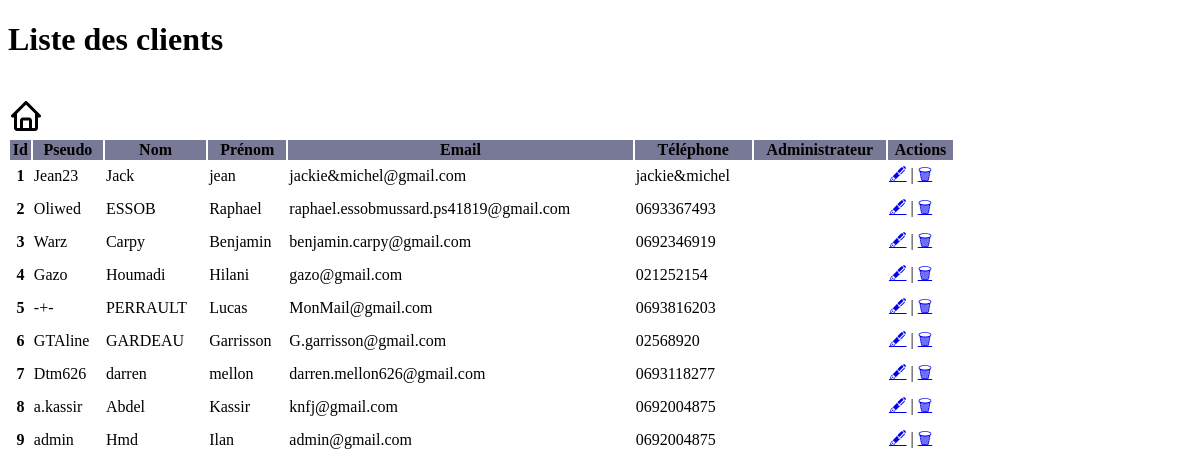
Before: /vueClients.php with the older database file.
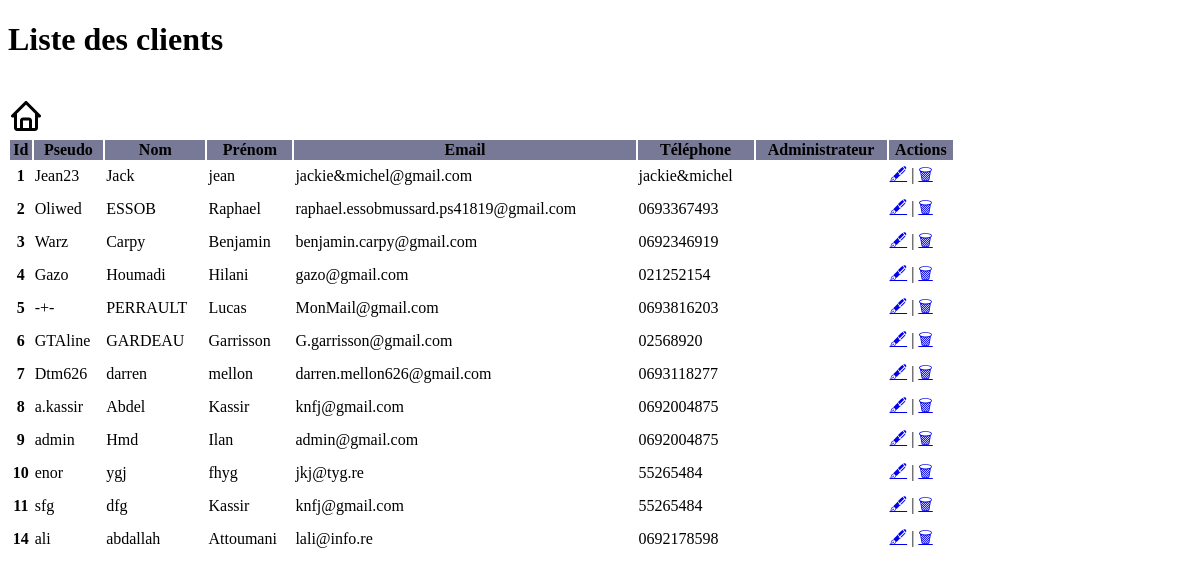
After: the same page with the newer database file.
### tables this page shows
CREATE TABLE `utilisateur` (
  `id` int(11) NOT NULL AUTO_INCREMENT,
  `id_adresse` int(11) DEFAULT NULL,
  `id_commande` int(11) DEFAULT NULL,
  `identifiant_utilisateur` varchar(50) NOT NULL,
  `nom_utilisateur` varchar(50) NOT NULL,
  `prenom_utilisateur` varchar(50) NOT NULL,
  `mail_utilisateur` varchar(50) NOT NULL,
  `tel_utilisateur` varchar(50) NOT NULL,
  `mdp_utilisateur` varchar(200) NOT NULL,
  PRIMARY KEY (`id`),
  KEY `id_adresse` (`id_adresse`),
  KEY `id_commande` (`id_commande`),
  CONSTRAINT `utilisateur_ibfk_1` FOREIGN KEY (`id_adresse`) REFERENCES `adresse_utilisateur` (`id`),
  CONSTRAINT `utilisateur_ibfk_2` FOREIGN KEY (`id_commande`) REFERENCES `commande` (`id`)
);

### connexionDB.php (called while the page is built, shortened)
<?php
class Connexiondb{
    private $host = "localhost";
    private $db = "wallidb";
    private $user = "btssio";
    private $pass = "btssio";
    private $sgbd = "mysql";
    protected $cnx;
    public function __construct(){
        return $this->connectDB();
	}
    private function connectDB(){
        try{
            $this->cnx = new PDO("$this->sgbd:host=$this->host;dbname=$this->db", $this->user,$this->pass);
        } catch (PDOException $e){
            die("Erreur!: " . $e->getMessage() . "<br>");
        }
    }
    public function getRequete($rqt){
        $line = $this->cnx->query($rqt);
            return $line;
    }
}
    $cnx = new Connexiondb();
?>

### vueClients.php (the view, shortened to what this page needs)
<!DOCTYPE html>
<html lang="fr">
<head>
</head>
<h1>Liste des clients</h1>
<br>
<a href="index.php" class="nav-link" aria-current="page"><img/></a>
<?php
require_once("connexionDB.php");
$sql1 = "SELECT * FROM utilisateur;";
$rqt = $cnx->getRequete($sql1);
$res = $rqt->fetchAll(PDO::FETCH_ASSOC);
?>
<body>
    <table width='80%' border=0>
        <thead class="table-light">
            <tr bgcolor='#787996'>
                <th scope="col">Id</th>
                <th scope="col">Pseudo</th>
                <th scope="col">Nom</th>
                <th scope="col">Prénom</th>
                <th scope="col">Email</th>
                <th scope="col">Téléphone</th>
                <th scope="col">Administrateur</th>
                <th scope="col">Actions</th>
            </tr>
        </thead>
        <tbody>
        <?php foreach ($res as $line): ?>
          <tr class='align-bottom'>
            <th scope='row'><?= $line['id'] ?></th>
            <td><?= $line['identifiant_utilisateur'] ?></td>
            <td><?= $line['nom_utilisateur'] ?></td>
            <td><?= $line['prenom_utilisateur'] ?></td>
            <td><?= $line['mail_utilisateur'] ?></td>
            <td><?= $line['tel_utilisateur'] ?></td>
            <td><?= $line['administrateur'] ?></td>
            <td>
                <a href="updateProfileClient.php?id=<?= $line['id'] ?>">🖋</a> |
                <a href="deleteProfile.php?id=<?= $line['id'] ?>">&#128465;</a>
            </td>
          <tr>
        <?php endforeach; ?>
      </tbody>
    </table>
</body>
</html>

Changed rows visible on the page:
added utilisateur: id "10", identifiant_utilisateur "enor", nom_utilisateur "ygj", prenom_utilisateur "fhyg", mail_utilisateur "jkj@tyg.re", tel_utilisateur "55265484"
added utilisateur: id "11", identifiant_utilisateur "sfg", nom_utilisateur "dfg", prenom_utilisateur "Kassir", mail_utilisateur "knfj@gmail.com", tel_utilisateur "55265484"
added utilisateur: id "14", identifiant_utilisateur "ali", nom_utilisateur "abdallah", prenom_utilisateur "Attoumani", mail_utilisateur "lali@info.re", tel_utilisateur "0692178598"
